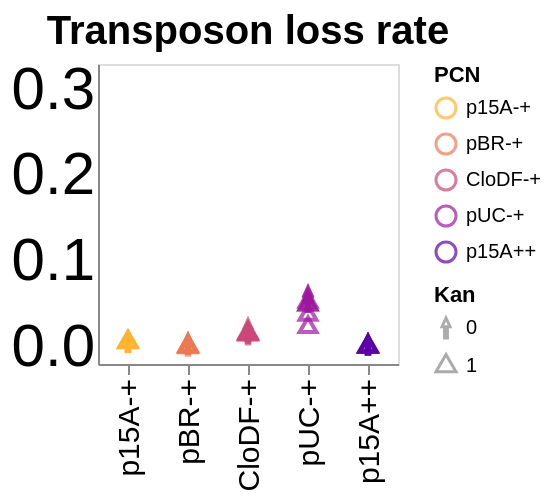

The notebook cell this image was saved under:
### Code cell
# Transposon loss rate per generation

alt.Chart(combined_scatter_DF).mark_point(size=70).encode(
    alt.X("PCN", axis=alt.Axis(labelFontSize=15, titleFontSize=15, grid=False), title=None),
    alt.Y("rate_of_loss_log(transposon copy)", scale=alt.Scale(domain=[-0.02, 0.33]), axis=alt.Axis(labelFontSize=30, titleFontSize=15, ticks=False, grid=False), title=None),
    color=alt.Color('PCN', ).scale(scheme=colorScheme,reverse=True),
    shape=alt.Shape('Kan:O', scale=alt.Scale(range=['arrow', 'triangle']))
).properties(
    width=150,
    height=150
).configure_header(
    labelFontSize=20  # Adjust this value to change the subtitle size
).properties(
    title=alt.TitleParams(
        text='Transposon loss rate',
        fontSize=20,
        fontWeight='bold',
        # color='grey',
        anchor='middle'
    )
).interactive()

### Figure 1 — Vega-Lite specification as saved in the notebook (floating-point values rounded to 4 significant figures)
{"config": {"view": {"continuousWidth": 300, "continuousHeight": 300}, "header": {"labelFontSize": 20}}, "data": {"name": "data-762faf6fabdbc2224b15681192ca2063"}, "mark": {"type": "point", "size": 70}, "encoding": {"color": {"field": "PCN", "scale": {"scheme": "plasma", "reverse": true}, "sort": ["p15A-+", "pBR-+", "CloDF-+", "pUC-+", "p15A++"], "type": "ordinal"}, "shape": {"field": "Kan", "scale": {"range": ["arrow", "triangle"]}, "type": "ordinal"}, "x": {"axis": {"grid": false, "labelFontSize": 15, "titleFontSize": 15}, "field": "PCN", "sort": ["p15A-+", "pBR-+", "CloDF-+", "pUC-+", "p15A++"], "title": null, "type": "ordinal"}, "y": {"axis": {"grid": false, "labelFontSize": 30, "ticks": false, "titleFontSize": 15}, "field": "rate_of_loss_log(transposon copy)", "scale": {"domain": [-0.02, 0.33]}, "title": null, "type": "quantitative"}}, "height": 150, "params": [{"name": "param_1", "select": {"type": "interval", "encodings": ["x", "y"]}, "bind": "scales"}], "title": {"text": "Transposon loss rate", "anchor": "middle", "fontSize": 20, "fontWeight": "bold"}, "width": 150, "$schema": "https://vega.github.io/schema/vega-lite/v5.20.1.json", "datasets": {"data-762faf6fabdbc2224b15681192ca2063": [{"PCN": "p15A-+", "ExpRep": "1", "rate_of_loss_log(transposon copy)": 0.006047, "rate_of_loss_log(plasmid copy)": -0.004918, "rate_of_loss_log(T/P)": -0.01314, "Kan": 1}, {"PCN": "p15A-+", "ExpRep": "2", "rate_of_loss_log(transposon copy)": 0.005428, "rate_of_loss_log(plasmid copy)": -0.001513, "rate_of_loss_log(T/P)": -0.008341, "Kan": 1}, {"PCN": "p15A-+", "ExpRep": "3", "rate_of_loss_log(transposon copy)": 0.005499, "rate_of_loss_log(plasmid copy)": -0.001363, "rate_of_loss_log(T/P)": -0.005094, "Kan": 1}, {"PCN": "p15A-+", "ExpRep": "4", "rate_of_loss_log(transposon copy)": 0.005521, "rate_of_loss_log(plasmid copy)": -0.001843, "rate_of_loss_log(T/P)": -0.004454, "Kan": 1}, {"PCN": "p15A-+", "ExpRep": "5", "rate_of_loss_log(transposon copy)": 0.00484, "rate_of_loss_log(plasmid copy)": -0.002297, "rate_of_loss_log(T/P)": -0.003362, "Kan": 1}, {"PCN": "pBR-+", "ExpRep": "1", "rate_of_loss_log(transposon copy)": 0.0005032, "rate_of_loss_log(plasmid copy)": -0.001049, "rate_of_loss_log(T/P)": 0.001611, "Kan": 1}, {"PCN": "pBR-+", "ExpRep": "2", "rate_of_loss_log(transposon copy)": -0.0005459, "rate_of_loss_log(plasmid copy)": -0.002171, "rate_of_loss_log(T/P)": 0.001601, "Kan": 1}, {"PCN": "pBR-+", "ExpRep": "3", "rate_of_loss_log(transposon copy)": -0.0004812, "rate_of_loss_log(plasmid copy)": -0.001582, "rate_of_loss_log(T/P)": 0.001128, "Kan": 1}, {"PCN": "pBR-+", "ExpRep": "4", "rate_of_loss_log(transposon copy)": 0.0007958, "rate_of_loss_log(plasmid copy)": -0.0008876, "rate_of_loss_log(T/P)": 0.001744, "Kan": 1}, {"PCN": "pBR-+", "ExpRep": "5", "rate_of_loss_log(transposon copy)": 0.001376, "rate_of_loss_log(plasmid copy)": -0.0004537, "rate_of_loss_log(T/P)": 0.00192, "Kan": 1}, {"PCN": "CloDF-+", "ExpRep": "1", "rate_of_loss_log(transposon copy)": 0.01515, "rate_of_loss_log(plasmid copy)": 0.008492, "rate_of_loss_log(T/P)": 0.007258, "Kan": 1}, {"PCN": "CloDF-+", "ExpRep": "2", "rate_of_loss_log(transposon copy)": 0.01392, "rate_of_loss_log(plasmid copy)": 0.01086, "rate_of_loss_log(T/P)": 0.00356, "Kan": 1}, {"PCN": "CloDF-+", "ExpRep": "3", "rate_of_loss_log(transposon copy)": 0.01662, "rate_of_loss_log(plasmid copy)": 0.0089, "rate_of_loss_log(T/P)": 0.008372, "Kan": 1}, {"PCN": "CloDF-+", "ExpRep": "4", "rate_of_loss_log(transposon copy)": 0.01515, "rate_of_loss_log(plasmid copy)": 0.01181, "rate_of_loss_log(T/P)": 0.004043, "Kan": 1}, {"PCN": "CloDF-+", "ExpRep": "5", "rate_of_loss_log(transposon copy)": 0.01525, "rate_of_loss_log(plasmid copy)": 0.01385, "rate_of_loss_log(T/P)": 0.002166, "Kan": 1}, {"PCN": "pUC-+", "ExpRep": "1", "rate_of_loss_log(transposon copy)": 0.03717, "rate_of_loss_log(plasmid copy)": 0.0134, "rate_of_loss_log(T/P)": 0.03148, "Kan": 1}, {"PCN": "pUC-+", "ExpRep": "2", "rate_of_loss_log(transposon copy)": 0.04937, "rate_of_loss_log(plasmid copy)": -0.000172, "rate_of_loss_log(T/P)": 0.06009, "Kan": 1}, {"PCN": "pUC-+", "ExpRep": "3", "rate_of_loss_log(transposon copy)": 0.04887, "rate_of_loss_log(plasmid copy)": -0.00293, "rate_of_loss_log(T/P)": 0.04724, "Kan": 1}, {"PCN": "pUC-+", "ExpRep": "4", "rate_of_loss_log(transposon copy)": 0.02294, "rate_of_loss_log(plasmid copy)": 0.01311, "rate_of_loss_log(T/P)": 0.01019, "Kan": 1}, {"PCN": "pUC-+", "ExpRep": "5", "rate_of_loss_log(transposon copy)": 0.05257, "rate_of_loss_log(plasmid copy)": 0.009218, "rate_of_loss_log(T/P)": 0.03134, "Kan": 1}, {"PCN": "p15A++", "ExpRep": "1", "rate_of_loss_log(transposon copy)": -0.0003878, "rate_of_loss_log(plasmid copy)": -0.0003807, "rate_of_loss_log(T/P)": -0.0003667, "Kan": 1}, {"PCN": "p15A++", "ExpRep": "2", "rate_of_loss_log(transposon copy)": 0.0003061, "rate_of_loss_log(plasmid copy)": 0.002352, "rate_of_loss_log(T/P)": -0.001093, "Kan": 1}, {"PCN": "p15A++", "ExpRep": "3", "rate_of_loss_log(transposon copy)": 0.0006391, "rate_of_loss_log(plasmid copy)": 0.005642, "rate_of_loss_log(T/P)": -0.003347, "Kan": 1}, {"PCN": "p15A++", "ExpRep": "4", "rate_of_loss_log(transposon copy)": 0.001036, "rate_of_loss_log(plasmid copy)": 0.00694, "rate_of_loss_log(T/P)": -0.004008, "Kan": 1}, {"PCN": "p15A++", "ExpRep": "5", "rate_of_loss_log(transposon copy)": 2.821e-05, "rate_of_loss_log(plasmid copy)": 0.003707, "rate_of_loss_log(T/P)": -0.003263, "Kan": 1}, {"PCN": "p15A-+", "ExpRep": "1", "rate_of_loss_log(transposon copy)": 0.005388, "rate_of_loss_log(plasmid copy)": 0.006807, "rate_of_loss_log(T/P)": -0.01238, "Kan": 0}, {"PCN": "p15A-+", "ExpRep": "2", "rate_of_loss_log(transposon copy)": 0.00472, "rate_of_loss_log(plasmid copy)": 0.001924, "rate_of_loss_log(T/P)": -0.002164, "Kan": 0}, {"PCN": "p15A-+", "ExpRep": "3", "rate_of_loss_log(transposon copy)": 0.005234, "rate_of_loss_log(plasmid copy)": 0.01422, "rate_of_loss_log(T/P)": -0.02049, "Kan": 0}, {"PCN": "p15A-+", "ExpRep": "4", "rate_of_loss_log(transposon copy)": 0.005397, "rate_of_loss_log(plasmid copy)": 0.005145, "rate_of_loss_log(T/P)": -0.005533, "Kan": 0}, {"PCN": "p15A-+", "ExpRep": "5", "rate_of_loss_log(transposon copy)": 0.004972, "rate_of_loss_log(plasmid copy)": 0.00299, "rate_of_loss_log(T/P)": -0.0008193, "Kan": 0}, {"PCN": "pBR-+", "ExpRep": "1", "rate_of_loss_log(transposon copy)": 0.002634, "rate_of_loss_log(plasmid copy)": 0.00431, "rate_of_loss_log(T/P)": -0.001545, "Kan": 0}, {"PCN": "pBR-+", "ExpRep": "2", "rate_of_loss_log(transposon copy)": 0.0004964, "rate_of_loss_log(plasmid copy)": 0.002283, "rate_of_loss_log(T/P)": -0.001757, "Kan": 0}, {"PCN": "pBR-+", "ExpRep": "3", "rate_of_loss_log(transposon copy)": 0.003918, "rate_of_loss_log(plasmid copy)": 0.005587, "rate_of_loss_log(T/P)": -0.001483, "Kan": 0}, {"PCN": "pBR-+", "ExpRep": "4", "rate_of_loss_log(transposon copy)": 0.002692, "rate_of_loss_log(plasmid copy)": 0.003655, "rate_of_loss_log(T/P)": -0.0008399, "Kan": 0}, {"PCN": "pBR-+", "ExpRep": "5", "rate_of_loss_log(transposon copy)": 0.003168, "rate_of_loss_log(plasmid copy)": 0.004558, "rate_of_loss_log(T/P)": -0.001228, "Kan": 0}, {"PCN": "CloDF-+", "ExpRep": "1", "rate_of_loss_log(transposon copy)": 0.02117, "rate_of_loss_log(plasmid copy)": 0.02227, "rate_of_loss_log(T/P)": 0.0005129, "Kan": 0}, {"PCN": "CloDF-+", "ExpRep": "2", "rate_of_loss_log(transposon copy)": 0.01553, "rate_of_loss_log(plasmid copy)": 0.01877, "rate_of_loss_log(T/P)": -0.002265, "Kan": 0}, {"PCN": "CloDF-+", "ExpRep": "3", "rate_of_loss_log(transposon copy)": 0.01712, "rate_of_loss_log(plasmid copy)": 0.01956, "rate_of_loss_log(T/P)": -0.001391, "Kan": 0}, {"PCN": "CloDF-+", "ExpRep": "4", "rate_of_loss_log(transposon copy)": 0.0138, "rate_of_loss_log(plasmid copy)": 0.01418, "rate_of_loss_log(T/P)": 0.0006557, "Kan": 0}, {"PCN": "CloDF-+", "ExpRep": "5", "rate_of_loss_log(transposon copy)": 0.01649, "rate_of_loss_log(plasmid copy)": 0.01786, "rate_of_loss_log(T/P)": -2.174e-05, "Kan": 0}, {"PCN": "pUC-+", "ExpRep": "1", "rate_of_loss_log(transposon copy)": 0.0519, "rate_of_loss_log(plasmid copy)": 0.03344, "rate_of_loss_log(T/P)": 0.02332, "Kan": 0}, {"PCN": "pUC-+", "ExpRep": "2", "rate_of_loss_log(transposon copy)": 0.05812, "rate_of_loss_log(plasmid copy)": 0.04506, "rate_of_loss_log(T/P)": 0.02043, "Kan": 0}, {"PCN": "pUC-+", "ExpRep": "3", "rate_of_loss_log(transposon copy)": 0.05457, "rate_of_loss_log(plasmid copy)": 0.03969, "rate_of_loss_log(T/P)": 0.02321, "Kan": 0}, {"PCN": "pUC-+", "ExpRep": "4", "rate_of_loss_log(transposon copy)": 0.05942, "rate_of_loss_log(plasmid copy)": 0.05265, "rate_of_loss_log(T/P)": 0.0234, "Kan": 0}, {"PCN": "pUC-+", "ExpRep": "5", "rate_of_loss_log(transposon copy)": 0.05163, "rate_of_loss_log(plasmid copy)": 0.03939, "rate_of_loss_log(T/P)": 0.02025, "Kan": 0}, {"PCN": "p15A++", "ExpRep": "1", "rate_of_loss_log(transposon copy)": 0.002424, "rate_of_loss_log(plasmid copy)": 0.01421, "rate_of_loss_log(T/P)": -0.009134, "Kan": 0}, {"PCN": "p15A++", "ExpRep": "2", "rate_of_loss_log(transposon copy)": 0.002367, "rate_of_loss_log(plasmid copy)": 0.01492, "rate_of_loss_log(T/P)": -0.01005, "Kan": 0}, {"PCN": "p15A++", "ExpRep": "3", "rate_of_loss_log(transposon copy)": 0.002244, "rate_of_loss_log(plasmid copy)": 0.01328, "rate_of_loss_log(T/P)": -0.008482, "Kan": 0}, {"PCN": "p15A++", "ExpRep": "4", "rate_of_loss_log(transposon copy)": 0.001669, "rate_of_loss_log(plasmid copy)": 0.01655, "rate_of_loss_log(T/P)": -0.01321, "Kan": 0}, {"PCN": "p15A++", "ExpRep": "5", "rate_of_loss_log(transposon copy)": 0.001864, "rate_of_loss_log(plasmid copy)": 0.01387, "rate_of_loss_log(T/P)": -0.009881, "Kan": 0}]}}
